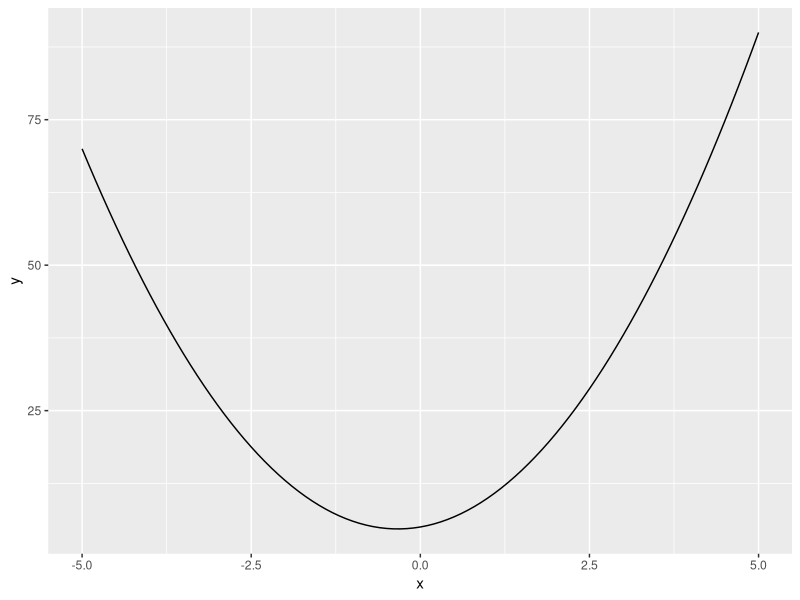
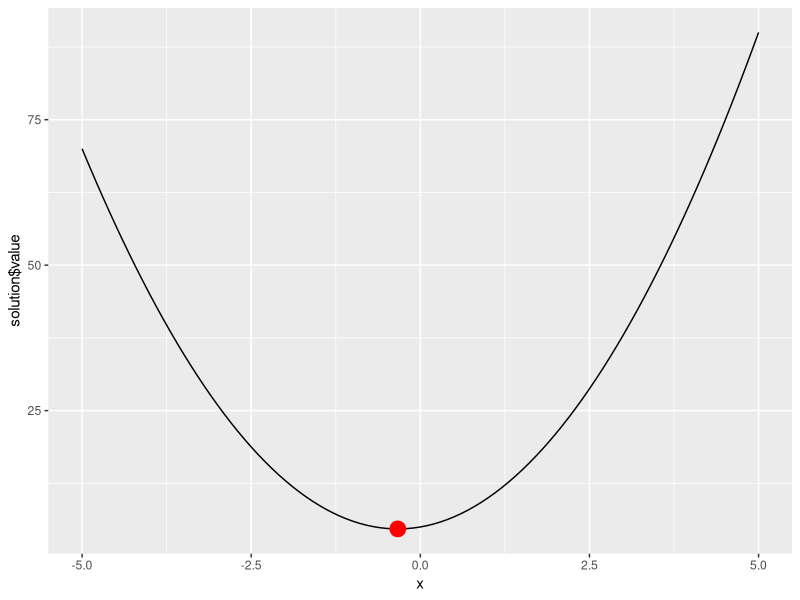
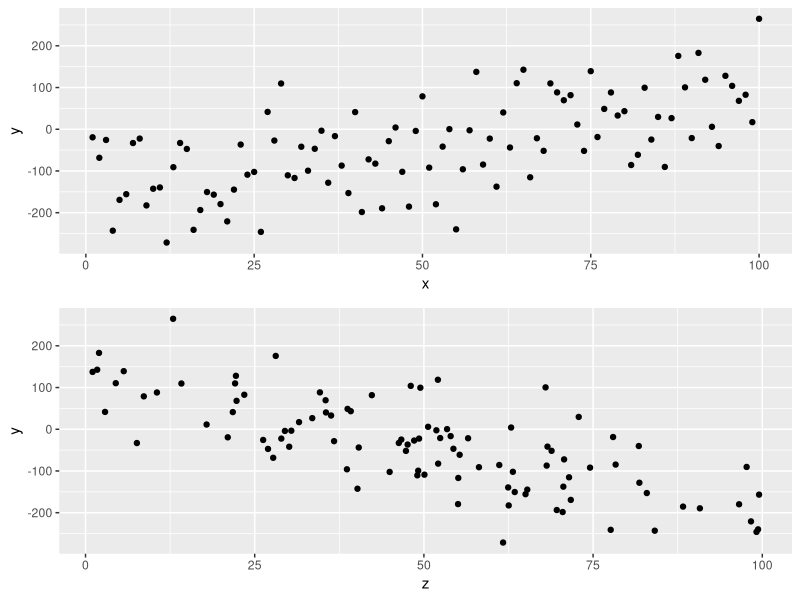

Recreate these plots in R, in order.
# -------------------
# Set up R
rm(list=ls())
library(data.table)
library(ggplot2)
library(gridExtra)
# -------------------


# -------------------------------------------------
# Example 1: minimizing a basic function with optim

# define a function using a quadratic equation
quadraticFunction = function(x) { 
	y = 5 + 2*x + 3*x^2
	return(y)
}

# display what it looks like
ggplot(data.frame(x=0), aes(x=x)) + 
	stat_function(fun=quadraticFunction) + 
	xlim(-5, 5)
	
# use math to find the minimum
# ...uhhh I've forgotten everything before grad school

# use optim to find the minimum
solution = optim(0, quadraticFunction)

# graph the solution it found to confirm
ggplot(data.frame(x=0), aes(x=x)) + 
	stat_function(fun=quadraticFunction) + 
	geom_point(aes(y=solution$value, x=solution$par), size=5, color='red') + 
	xlim(-5, 5)
# -------------------------------------------------


# ------------------------------------------------------
# Example 2: linear regression with optim

# make some fake data
N=100
dt = data.table(x=seq(N), z=runif(N, 0, 100))
e = rnorm(N, 0, 50)

# make a fake outcome variable with known coefficients
dt[, y:=5 + 2*x + -3*z + e]

# display the data
p1 = ggplot(dt, aes(y=y,x=x)) + geom_point() 
p2 = ggplot(dt, aes(y=y,x=z)) + geom_point()
grid.arrange(p1,p2)

# use lm to find the coefficients
lmFit = lm(y~x+z, dt)

# use optim to find the coefficients
olsFunction = function(coefs, data) { 
	modelMatrix = cbind(1, as.matrix(data[,-'y']))
	yhat = modelMatrix%*%coefs
	rmse = sqrt(mean((data$y-yhat)^2))
	return(rmse)
}
solution = optim(par=c(0,0,0), fn=olsFunction, data=dt)

# compare coefficients
solution$par
lmFit$coef
# ------------------------------------------------------


# ------------------------------------------------------
# Optim for maximum likelihood estimation (poisson regression)

# N
n_obs <- 10000

# make x variables
x1 <- runif(n_obs, 0, 1)
x2 <- runif(n_obs, 0, 1)

# parameters for y
b0 <- 0
b1 <- 1
b2 <- 2
t <- round(runif(n_obs, 1, 1), 0)
l <- exp(b0 + b1*x1 + b2*x2)

# make y
y <- rpois(n_obs, t*l)

# define function to substitute the systematic component in for lambda
poisson_likelihood <- function(betas, y, x1, x2, t) {
	b0 <- betas[1]
	b1 <- betas[2]
	b2 <- betas[3]
	l <- exp(b0 + b1*x1 + b2*x2)
	log_likelihood <- sum(y * log(l*t) - l*t)
	return(-log_likelihood)
}

# define arbitrary initial values
initial_values <- c(1, 1, 1)

# find best betas
max_likelihood_estimate <- optim(initial_values, poisson_likelihood, y=y, x1=x1, x2=x2, t=t, hessian=TRUE)
inv_hessian <- solve(max_likelihood_estimate$hessian)
max_likelihood_estimate$par

# get uncertainty from the hessian matrix
sqrt(diag(inv_hessian))

# check against glm
summary(glm(y~x1+x2, family='poisson'))
# ------------------------------------------------------
